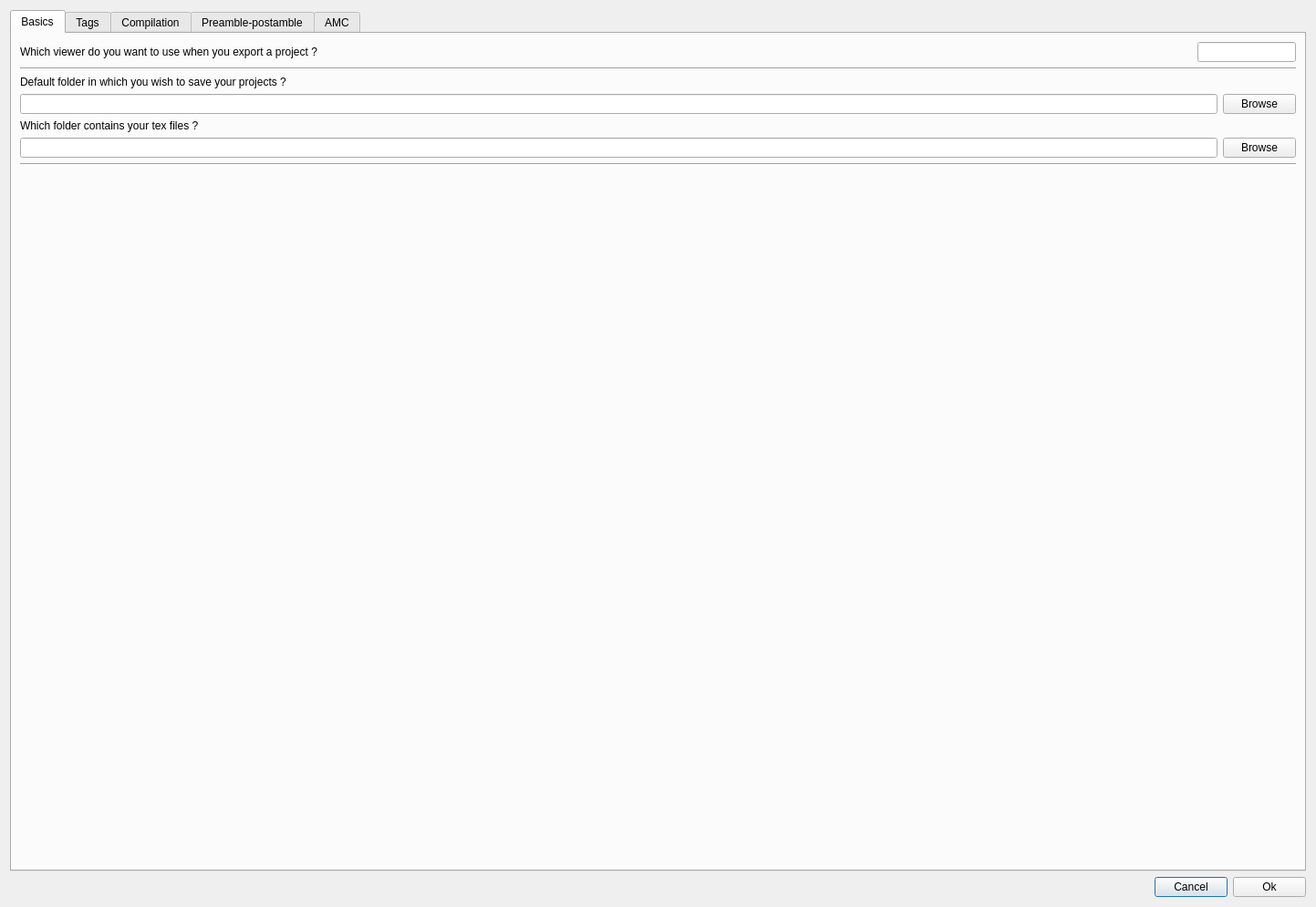
<?xml version="1.0" encoding="UTF-8"?>
<ui version="4.0">
 <class>Dialog</class>
 <widget class="QDialog" name="Dialog">
  <property name="geometry">
   <rect>
    <x>0</x>
    <y>0</y>
    <width>1443</width>
    <height>995</height>
   </rect>
  </property>
  <property name="sizePolicy">
   <sizepolicy hsizetype="Preferred" vsizetype="Preferred">
    <horstretch>0</horstretch>
    <verstretch>0</verstretch>
   </sizepolicy>
  </property>
  <property name="windowTitle">
   <string>Preferences</string>
  </property>
  <property name="windowIcon">
   <iconset resource="../../texamator/ui_files/icones.qrc">
    <normaloff>:/all/icones/TeXamator.png</normaloff>:/all/icones/TeXamator.png</iconset>
  </property>
  <layout class="QGridLayout" name="gridLayout_2">
   <property name="sizeConstraint">
    <enum>QLayout::SetNoConstraint</enum>
   </property>
   <item row="1" column="0">
    <layout class="QHBoxLayout" name="horizontalLayout_12">
     <item>
      <spacer name="horizontalSpacer">
       <property name="orientation">
        <enum>Qt::Horizontal</enum>
       </property>
       <property name="sizeHint" stdset="0">
        <size>
         <width>385</width>
         <height>20</height>
        </size>
       </property>
      </spacer>
     </item>
     <item>
      <widget class="QPushButton" name="pushButton_cancel">
       <property name="text">
        <string>Cancel</string>
       </property>
       <property name="icon">
        <iconset resource="../../texamator/ui_files/icones.qrc">
         <normaloff>:/all/icones/cancel.png</normaloff>:/all/icones/cancel.png</iconset>
       </property>
      </widget>
     </item>
     <item>
      <widget class="QPushButton" name="pushButton_ok">
       <property name="text">
        <string>Ok</string>
       </property>
       <property name="icon">
        <iconset resource="../../texamator/ui_files/icones.qrc">
         <normaloff>:/all/icones/apply.png</normaloff>:/all/icones/apply.png</iconset>
       </property>
      </widget>
     </item>
    </layout>
   </item>
   <item row="0" column="0">
    <widget class="QTabWidget" name="tabWidget">
     <property name="sizePolicy">
      <sizepolicy hsizetype="Expanding" vsizetype="Expanding">
       <horstretch>0</horstretch>
       <verstretch>0</verstretch>
      </sizepolicy>
     </property>
     <property name="currentIndex">
      <number>0</number>
     </property>
     <widget class="QWidget" name="tab1">
      <attribute name="title">
       <string>Basics</string>
      </attribute>
      <layout class="QGridLayout" name="gridLayout_3">
       <item row="0" column="0">
        <layout class="QHBoxLayout" name="horizontalLayout_8">
         <item>
          <widget class="QLabel" name="label_10">
           <property name="sizePolicy">
            <sizepolicy hsizetype="Expanding" vsizetype="Fixed">
             <horstretch>0</horstretch>
             <verstretch>0</verstretch>
            </sizepolicy>
           </property>
           <property name="text">
            <string>Which viewer do you want to use when you export a project ?</string>
           </property>
           <property name="wordWrap">
            <bool>true</bool>
           </property>
          </widget>
         </item>
         <item>
          <spacer name="horizontalSpacer_6">
           <property name="orientation">
            <enum>Qt::Horizontal</enum>
           </property>
           <property name="sizeType">
            <enum>QSizePolicy::Minimum</enum>
           </property>
           <property name="sizeHint" stdset="0">
            <size>
             <width>40</width>
             <height>20</height>
            </size>
           </property>
          </spacer>
         </item>
         <item>
          <widget class="QLineEdit" name="lineEdit_dvi_viewer">
           <property name="sizePolicy">
            <sizepolicy hsizetype="Preferred" vsizetype="Fixed">
             <horstretch>0</horstretch>
             <verstretch>0</verstretch>
            </sizepolicy>
           </property>
           <property name="text">
            <string/>
           </property>
          </widget>
         </item>
        </layout>
       </item>
       <item row="1" column="0">
        <widget class="Line" name="line">
         <property name="orientation">
          <enum>Qt::Horizontal</enum>
         </property>
        </widget>
       </item>
       <item row="2" column="0">
        <widget class="QLabel" name="label_2">
         <property name="text">
          <string>Default folder in which you wish to save your projects ?</string>
         </property>
         <property name="wordWrap">
          <bool>true</bool>
         </property>
        </widget>
       </item>
       <item row="3" column="0">
        <layout class="QHBoxLayout" name="horizontalLayout_10">
         <item>
          <widget class="QLineEdit" name="lineEdit_save_folder"/>
         </item>
         <item>
          <widget class="QPushButton" name="pushButton_parcourir_sav">
           <property name="text">
            <string>Browse</string>
           </property>
           <property name="icon">
            <iconset resource="../../texamator/ui_files/icones.qrc">
             <normaloff>:/all/icones/folder.png</normaloff>:/all/icones/folder.png</iconset>
           </property>
           <property name="iconSize">
            <size>
             <width>20</width>
             <height>20</height>
            </size>
           </property>
          </widget>
         </item>
        </layout>
       </item>
       <item row="4" column="0">
        <widget class="QLabel" name="label_4">
         <property name="text">
          <string>Which folder contains your tex files ?</string>
         </property>
         <property name="wordWrap">
          <bool>true</bool>
         </property>
        </widget>
       </item>
       <item row="5" column="0">
        <layout class="QHBoxLayout" name="horizontalLayout_11">
         <item>
          <widget class="QLineEdit" name="lineEdit_ex_folder"/>
         </item>
         <item>
          <widget class="QPushButton" name="pushButton_parcourir_tex_path">
           <property name="text">
            <string>Browse</string>
           </property>
           <property name="icon">
            <iconset resource="../../texamator/ui_files/icones.qrc">
             <normaloff>:/all/icones/folder.png</normaloff>:/all/icones/folder.png</iconset>
           </property>
           <property name="iconSize">
            <size>
             <width>20</width>
             <height>20</height>
            </size>
           </property>
          </widget>
         </item>
        </layout>
       </item>
       <item row="6" column="0">
        <widget class="Line" name="line_2">
         <property name="orientation">
          <enum>Qt::Horizontal</enum>
         </property>
        </widget>
       </item>
       <item row="7" column="0">
        <spacer name="verticalSpacer_3">
         <property name="orientation">
          <enum>Qt::Vertical</enum>
         </property>
         <property name="sizeHint" stdset="0">
          <size>
           <width>20</width>
           <height>439</height>
          </size>
         </property>
        </spacer>
       </item>
      </layout>
      <zorder>line_2</zorder>
      <zorder>line</zorder>
      <zorder>label_2</zorder>
      <zorder>label_4</zorder>
      <zorder>verticalSpacer_3</zorder>
      <zorder></zorder>
     </widget>
     <widget class="QWidget" name="tab3">
      <attribute name="title">
       <string>Tags</string>
      </attribute>
      <layout class="QGridLayout">
       <item row="0" column="0">
        <widget class="QLabel" name="label_3">
         <property name="font">
          <font>
           <pointsize>11</pointsize>
          </font>
         </property>
         <property name="text">
          <string>Set up the tags you use for your exercises</string>
         </property>
        </widget>
       </item>
       <item row="2" column="0">
        <layout class="QGridLayout">
         <item row="0" column="0">
          <widget class="QLabel" name="label_5">
           <property name="text">
            <string>What comes before an exercise ?</string>
           </property>
          </widget>
         </item>
         <item row="0" column="1">
          <widget class="QLabel" name="label_6">
           <property name="text">
            <string>What comes after ?</string>
           </property>
          </widget>
         </item>
         <item row="1" column="0">
          <widget class="QLineEdit" name="lineEdit_tag1">
           <property name="sizePolicy">
            <sizepolicy hsizetype="Expanding" vsizetype="Fixed">
             <horstretch>0</horstretch>
             <verstretch>0</verstretch>
            </sizepolicy>
           </property>
          </widget>
         </item>
         <item row="1" column="1">
          <widget class="QLineEdit" name="lineEdit_tag2">
           <property name="sizePolicy">
            <sizepolicy hsizetype="Expanding" vsizetype="Fixed">
             <horstretch>0</horstretch>
             <verstretch>0</verstretch>
            </sizepolicy>
           </property>
          </widget>
         </item>
        </layout>
       </item>
       <item row="3" column="0">
        <layout class="QHBoxLayout">
         <item>
          <widget class="QListWidget" name="listWidget"/>
         </item>
         <item>
          <layout class="QVBoxLayout">
           <item>
            <widget class="QPushButton" name="pushButton_add">
             <property name="sizePolicy">
              <sizepolicy hsizetype="Fixed" vsizetype="Fixed">
               <horstretch>0</horstretch>
               <verstretch>0</verstretch>
              </sizepolicy>
             </property>
             <property name="text">
              <string/>
             </property>
             <property name="icon">
              <iconset resource="../../texamator/ui_files/icones.qrc">
               <normaloff>:/all/icones/edit_add.png</normaloff>:/all/icones/edit_add.png</iconset>
             </property>
            </widget>
           </item>
           <item>
            <widget class="QPushButton" name="pushButton_remove">
             <property name="sizePolicy">
              <sizepolicy hsizetype="Fixed" vsizetype="Fixed">
               <horstretch>0</horstretch>
               <verstretch>0</verstretch>
              </sizepolicy>
             </property>
             <property name="text">
              <string/>
             </property>
             <property name="icon">
              <iconset resource="../../texamator/ui_files/icones.qrc">
               <normaloff>:/all/icones/edit_remove.png</normaloff>:/all/icones/edit_remove.png</iconset>
             </property>
            </widget>
           </item>
           <item>
            <spacer>
             <property name="orientation">
              <enum>Qt::Vertical</enum>
             </property>
             <property name="sizeHint" stdset="0">
              <size>
               <width>20</width>
               <height>16</height>
              </size>
             </property>
            </spacer>
           </item>
          </layout>
         </item>
        </layout>
       </item>
       <item row="1" column="0">
        <widget class="QLabel" name="label_17">
         <property name="text">
          <string>TeXamator needs to know how to extract exercises from your .tex files.</string>
         </property>
         <property name="wordWrap">
          <bool>true</bool>
         </property>
        </widget>
       </item>
      </layout>
     </widget>
     <widget class="QWidget" name="tabcomp">
      <attribute name="title">
       <string>Compilation</string>
      </attribute>
      <layout class="QGridLayout" name="gridLayout">
       <item row="0" column="0" colspan="2">
        <widget class="QLabel" name="label_7">
         <property name="sizePolicy">
          <sizepolicy hsizetype="Preferred" vsizetype="Fixed">
           <horstretch>0</horstretch>
           <verstretch>0</verstretch>
          </sizepolicy>
         </property>
         <property name="text">
          <string>Here you can set up the way LaTeX is called to preview exercises. TeXamator will try to show &quot;file.pdf&quot; after running the following commands. Help is available online here :</string>
         </property>
         <property name="textFormat">
          <enum>Qt::AutoText</enum>
         </property>
         <property name="wordWrap">
          <bool>true</bool>
         </property>
        </widget>
       </item>
       <item row="1" column="0">
        <widget class="QLabel" name="label_siteweb">
         <property name="sizePolicy">
          <sizepolicy hsizetype="Preferred" vsizetype="Fixed">
           <horstretch>0</horstretch>
           <verstretch>0</verstretch>
          </sizepolicy>
         </property>
         <property name="text">
          <string>&lt;!DOCTYPE HTML PUBLIC &quot;-//W3C//DTD HTML 4.0//EN&quot; &quot;http://www.w3.org/TR/REC-html40/strict.dtd&quot;&gt;
&lt;html&gt;&lt;head&gt;&lt;meta name=&quot;qrichtext&quot; content=&quot;1&quot; /&gt;&lt;style type=&quot;text/css&quot;&gt;
p, li { white-space: pre-wrap; }
&lt;/style&gt;&lt;/head&gt;&lt;body style=&quot; font-family:'Noto Sans'; font-size:9pt; font-weight:400; font-style:normal;&quot;&gt;
&lt;p style=&quot; margin-top:0px; margin-bottom:0px; margin-left:0px; margin-right:0px; -qt-block-indent:0; text-indent:0px;&quot;&gt;&lt;a href=&quot;http://alexisfles.ch/en&quot;&gt;&lt;span style=&quot; text-decoration: underline; color:#0000ff;&quot;&gt;http://alexisfles.ch/en&lt;/span&gt;&lt;/a&gt;&lt;/p&gt;&lt;/body&gt;&lt;/html&gt;</string>
         </property>
        </widget>
       </item>
       <item row="2" column="0" colspan="2">
        <widget class="Line" name="line_4">
         <property name="orientation">
          <enum>Qt::Horizontal</enum>
         </property>
        </widget>
       </item>
       <item row="3" column="0" colspan="2">
        <layout class="QHBoxLayout" name="horizontalLayout_4">
         <item>
          <widget class="QLabel" name="label_16">
           <property name="sizePolicy">
            <sizepolicy hsizetype="Expanding" vsizetype="Fixed">
             <horstretch>0</horstretch>
             <verstretch>0</verstretch>
            </sizepolicy>
           </property>
           <property name="text">
            <string>Select the config to use (and edit it if you want to)</string>
           </property>
          </widget>
         </item>
         <item>
          <spacer name="horizontalSpacer_5">
           <property name="orientation">
            <enum>Qt::Horizontal</enum>
           </property>
           <property name="sizeHint" stdset="0">
            <size>
             <width>40</width>
             <height>20</height>
            </size>
           </property>
          </spacer>
         </item>
         <item>
          <widget class="QComboBox" name="comboBox_compile"/>
         </item>
        </layout>
       </item>
       <item row="4" column="0" colspan="2">
        <layout class="QHBoxLayout" name="horizontalLayout_5">
         <item>
          <widget class="QLabel" name="label_19">
           <property name="sizePolicy">
            <sizepolicy hsizetype="Expanding" vsizetype="Fixed">
             <horstretch>0</horstretch>
             <verstretch>0</verstretch>
            </sizepolicy>
           </property>
           <property name="text">
            <string>If you want, you can create your own compile sequence</string>
           </property>
           <property name="wordWrap">
            <bool>true</bool>
           </property>
          </widget>
         </item>
         <item>
          <spacer name="horizontalSpacer_4">
           <property name="orientation">
            <enum>Qt::Horizontal</enum>
           </property>
           <property name="sizeType">
            <enum>QSizePolicy::Maximum</enum>
           </property>
           <property name="sizeHint" stdset="0">
            <size>
             <width>40</width>
             <height>20</height>
            </size>
           </property>
          </spacer>
         </item>
         <item>
          <widget class="QPushButton" name="pushButton_new_compile_config">
           <property name="text">
            <string>New Config</string>
           </property>
           <property name="icon">
            <iconset resource="../../texamator/ui_files/icones.qrc">
             <normaloff>:/all/icones/edit_add.png</normaloff>:/all/icones/edit_add.png</iconset>
           </property>
          </widget>
         </item>
         <item>
          <widget class="QPushButton" name="pushButton_delete_compile_config">
           <property name="text">
            <string>Delete</string>
           </property>
           <property name="icon">
            <iconset resource="../../texamator/ui_files/icones.qrc">
             <normaloff>:/all/icones/delete.png</normaloff>:/all/icones/delete.png</iconset>
           </property>
          </widget>
         </item>
        </layout>
       </item>
       <item row="5" column="0">
        <layout class="QHBoxLayout" name="horizontalLayout_13">
         <item>
          <widget class="QLabel" name="label_8">
           <property name="sizePolicy">
            <sizepolicy hsizetype="Expanding" vsizetype="Fixed">
             <horstretch>0</horstretch>
             <verstretch>0</verstretch>
            </sizepolicy>
           </property>
           <property name="text">
            <string>Write a command and click the + button to add it.</string>
           </property>
           <property name="wordWrap">
            <bool>true</bool>
           </property>
          </widget>
         </item>
        </layout>
       </item>
       <item row="6" column="0">
        <layout class="QHBoxLayout" name="horizontalLayout">
         <item>
          <layout class="QVBoxLayout" name="verticalLayout">
           <item>
            <widget class="QLineEdit" name="lineEdit_command">
             <property name="sizePolicy">
              <sizepolicy hsizetype="Expanding" vsizetype="Fixed">
               <horstretch>0</horstretch>
               <verstretch>0</verstretch>
              </sizepolicy>
             </property>
            </widget>
           </item>
           <item>
            <widget class="QListWidget" name="listWidget_comp"/>
           </item>
          </layout>
         </item>
         <item>
          <layout class="QVBoxLayout" name="verticalLayout_3">
           <item>
            <widget class="QPushButton" name="pushButton_addc">
             <property name="sizePolicy">
              <sizepolicy hsizetype="Fixed" vsizetype="Fixed">
               <horstretch>0</horstretch>
               <verstretch>0</verstretch>
              </sizepolicy>
             </property>
             <property name="text">
              <string/>
             </property>
             <property name="icon">
              <iconset resource="../../texamator/ui_files/icones.qrc">
               <normaloff>:/all/icones/edit_add.png</normaloff>:/all/icones/edit_add.png</iconset>
             </property>
            </widget>
           </item>
           <item>
            <widget class="QPushButton" name="pushButton_removec">
             <property name="sizePolicy">
              <sizepolicy hsizetype="Fixed" vsizetype="Fixed">
               <horstretch>0</horstretch>
               <verstretch>0</verstretch>
              </sizepolicy>
             </property>
             <property name="text">
              <string/>
             </property>
             <property name="icon">
              <iconset resource="../../texamator/ui_files/icones.qrc">
               <normaloff>:/all/icones/edit_remove.png</normaloff>:/all/icones/edit_remove.png</iconset>
             </property>
            </widget>
           </item>
           <item>
            <spacer name="verticalSpacer">
             <property name="orientation">
              <enum>Qt::Vertical</enum>
             </property>
             <property name="sizeHint" stdset="0">
              <size>
               <width>20</width>
               <height>40</height>
              </size>
             </property>
            </spacer>
           </item>
           <item>
            <widget class="QPushButton" name="pushButton_up">
             <property name="sizePolicy">
              <sizepolicy hsizetype="Fixed" vsizetype="Fixed">
               <horstretch>0</horstretch>
               <verstretch>0</verstretch>
              </sizepolicy>
             </property>
             <property name="text">
              <string/>
             </property>
             <property name="icon">
              <iconset resource="../../texamator/ui_files/icones.qrc">
               <normaloff>:/all/icones/up.png</normaloff>:/all/icones/up.png</iconset>
             </property>
            </widget>
           </item>
           <item>
            <widget class="QPushButton" name="pushButton_down">
             <property name="sizePolicy">
              <sizepolicy hsizetype="Fixed" vsizetype="Fixed">
               <horstretch>0</horstretch>
               <verstretch>0</verstretch>
              </sizepolicy>
             </property>
             <property name="text">
              <string/>
             </property>
             <property name="icon">
              <iconset resource="../../texamator/ui_files/icones.qrc">
               <normaloff>:/all/icones/down.png</normaloff>:/all/icones/down.png</iconset>
             </property>
            </widget>
           </item>
          </layout>
         </item>
        </layout>
       </item>
       <item row="7" column="1">
        <widget class="Line" name="line_5">
         <property name="orientation">
          <enum>Qt::Horizontal</enum>
         </property>
        </widget>
       </item>
      </layout>
     </widget>
     <widget class="QWidget" name="tabGenerate">
      <attribute name="title">
       <string>Preamble-postamble</string>
      </attribute>
      <layout class="QVBoxLayout" name="verticalLayout_6">
       <item>
        <widget class="QLabel" name="label_12">
         <property name="text">
          <string>Here, you can set up preambles and postambles used to preview exercises as well as when you click the &quot;export&quot; button.</string>
         </property>
         <property name="wordWrap">
          <bool>true</bool>
         </property>
        </widget>
       </item>
       <item>
        <layout class="QHBoxLayout" name="horizontalLayout_2">
         <item>
          <widget class="QLabel" name="label_13">
           <property name="text">
            <string>Select a config name</string>
           </property>
          </widget>
         </item>
         <item>
          <widget class="QComboBox" name="comboBox_gen">
           <property name="sizePolicy">
            <sizepolicy hsizetype="Fixed" vsizetype="Minimum">
             <horstretch>0</horstretch>
             <verstretch>0</verstretch>
            </sizepolicy>
           </property>
          </widget>
         </item>
        </layout>
       </item>
       <item>
        <layout class="QHBoxLayout" name="horizontalLayout_3">
         <item>
          <widget class="QLabel" name="label_15">
           <property name="sizePolicy">
            <sizepolicy hsizetype="Preferred" vsizetype="Preferred">
             <horstretch>0</horstretch>
             <verstretch>0</verstretch>
            </sizepolicy>
           </property>
           <property name="text">
            <string>Set here what you want to appear before your exercises</string>
           </property>
           <property name="wordWrap">
            <bool>true</bool>
           </property>
          </widget>
         </item>
         <item>
          <widget class="QPushButton" name="pushButton_newconfig">
           <property name="sizePolicy">
            <sizepolicy hsizetype="Fixed" vsizetype="Fixed">
             <horstretch>0</horstretch>
             <verstretch>0</verstretch>
            </sizepolicy>
           </property>
           <property name="text">
            <string>New Config</string>
           </property>
           <property name="icon">
            <iconset resource="../../texamator/ui_files/icones.qrc">
             <normaloff>:/all/icones/edit_add.png</normaloff>:/all/icones/edit_add.png</iconset>
           </property>
          </widget>
         </item>
         <item>
          <widget class="QPushButton" name="pushButton_delete">
           <property name="sizePolicy">
            <sizepolicy hsizetype="Fixed" vsizetype="Fixed">
             <horstretch>0</horstretch>
             <verstretch>0</verstretch>
            </sizepolicy>
           </property>
           <property name="text">
            <string>Delete</string>
           </property>
           <property name="icon">
            <iconset resource="../../texamator/ui_files/icones.qrc">
             <normaloff>:/all/icones/delete.png</normaloff>:/all/icones/delete.png</iconset>
           </property>
          </widget>
         </item>
        </layout>
       </item>
       <item>
        <widget class="Line" name="line_3">
         <property name="orientation">
          <enum>Qt::Horizontal</enum>
         </property>
        </widget>
       </item>
       <item>
        <widget class="QSplitter" name="splitter">
         <property name="orientation">
          <enum>Qt::Vertical</enum>
         </property>
         <property name="handleWidth">
          <number>6</number>
         </property>
         <widget class="QTextEdit" name="textEdit_generate">
          <property name="sizePolicy">
           <sizepolicy hsizetype="Expanding" vsizetype="Expanding">
            <horstretch>0</horstretch>
            <verstretch>0</verstretch>
           </sizepolicy>
          </property>
          <property name="minimumSize">
           <size>
            <width>0</width>
            <height>120</height>
           </size>
          </property>
         </widget>
         <widget class="QWidget" name="layoutWidget">
          <layout class="QVBoxLayout" name="verticalLayout_5">
           <property name="margin">
            <number>0</number>
           </property>
           <item>
            <widget class="QLabel" name="label_20">
             <property name="text">
              <string>Set here what you want to appear after your exercises</string>
             </property>
            </widget>
           </item>
           <item>
            <widget class="QTextEdit" name="textEdit_generate_footer">
             <property name="minimumSize">
              <size>
               <width>0</width>
               <height>120</height>
              </size>
             </property>
            </widget>
           </item>
          </layout>
         </widget>
        </widget>
       </item>
      </layout>
     </widget>
     <widget class="QWidget" name="tabAMC">
      <attribute name="title">
       <string>AMC</string>
      </attribute>
      <layout class="QVBoxLayout" name="verticalLayout_2">
       <item>
        <widget class="QLabel" name="label">
         <property name="text">
          <string>TeXamator can help you build multiple choices tests with AMC :</string>
         </property>
         <property name="wordWrap">
          <bool>true</bool>
         </property>
        </widget>
       </item>
       <item>
        <widget class="QLabel" name="label_siteweb_3">
         <property name="sizePolicy">
          <sizepolicy hsizetype="Preferred" vsizetype="Fixed">
           <horstretch>0</horstretch>
           <verstretch>0</verstretch>
          </sizepolicy>
         </property>
         <property name="text">
          <string>&lt;!DOCTYPE HTML PUBLIC &quot;-//W3C//DTD HTML 4.0//EN&quot; &quot;http://www.w3.org/TR/REC-html40/strict.dtd&quot;&gt;
&lt;html&gt;&lt;head&gt;&lt;meta name=&quot;qrichtext&quot; content=&quot;1&quot; /&gt;&lt;style type=&quot;text/css&quot;&gt;
p, li { white-space: pre-wrap; }
&lt;/style&gt;&lt;/head&gt;&lt;body style=&quot; font-family:'Noto Sans'; font-size:9pt; font-weight:400; font-style:normal;&quot;&gt;
&lt;p style=&quot; margin-top:0px; margin-bottom:0px; margin-left:0px; margin-right:0px; -qt-block-indent:0; text-indent:0px;&quot;&gt;&lt;a href=&quot;http://home.gna.org/auto-qcm/&quot;&gt;&lt;span style=&quot; text-decoration: underline; color:#0000ff;&quot;&gt;http://home.gna.org/auto-qcm/&lt;/span&gt;&lt;/a&gt;&lt;/p&gt;&lt;/body&gt;&lt;/html&gt;</string>
         </property>
        </widget>
       </item>
       <item>
        <widget class="QLabel" name="label_23">
         <property name="text">
          <string>For more information, especially on how to configure this tab and make AMC compatible with TeXamator, please visit :</string>
         </property>
         <property name="wordWrap">
          <bool>true</bool>
         </property>
        </widget>
       </item>
       <item>
        <widget class="QLabel" name="label_siteweb_2">
         <property name="sizePolicy">
          <sizepolicy hsizetype="Preferred" vsizetype="Fixed">
           <horstretch>0</horstretch>
           <verstretch>0</verstretch>
          </sizepolicy>
         </property>
         <property name="text">
          <string>&lt;!DOCTYPE HTML PUBLIC &quot;-//W3C//DTD HTML 4.0//EN&quot; &quot;http://www.w3.org/TR/REC-html40/strict.dtd&quot;&gt;
&lt;html&gt;&lt;head&gt;&lt;meta name=&quot;qrichtext&quot; content=&quot;1&quot; /&gt;&lt;style type=&quot;text/css&quot;&gt;
p, li { white-space: pre-wrap; }
&lt;/style&gt;&lt;/head&gt;&lt;body style=&quot; font-family:'Noto Sans'; font-size:9pt; font-weight:400; font-style:normal;&quot;&gt;
&lt;p style=&quot; margin-top:0px; margin-bottom:0px; margin-left:0px; margin-right:0px; -qt-block-indent:0; text-indent:0px;&quot;&gt;&lt;a href=&quot;http://alexisfles.ch/en&quot;&gt;&lt;span style=&quot; text-decoration: underline; color:#0000ff;&quot;&gt;http://alexisfles.ch/en&lt;/span&gt;&lt;/a&gt;&lt;/p&gt;&lt;/body&gt;&lt;/html&gt;</string>
         </property>
        </widget>
       </item>
       <item>
        <widget class="Line" name="line_6">
         <property name="orientation">
          <enum>Qt::Horizontal</enum>
         </property>
        </widget>
       </item>
       <item>
        <layout class="QHBoxLayout" name="horizontalLayout_6">
         <item>
          <widget class="QLabel" name="label_9">
           <property name="text">
            <string>Do you want to enable this feature ?</string>
           </property>
          </widget>
         </item>
         <item>
          <spacer name="horizontalSpacer_7">
           <property name="orientation">
            <enum>Qt::Horizontal</enum>
           </property>
           <property name="sizeHint" stdset="0">
            <size>
             <width>40</width>
             <height>20</height>
            </size>
           </property>
          </spacer>
         </item>
         <item>
          <widget class="QRadioButton" name="radioButtonAMCYes">
           <property name="text">
            <string>Yes</string>
           </property>
           <property name="checked">
            <bool>false</bool>
           </property>
          </widget>
         </item>
         <item>
          <widget class="QRadioButton" name="radioButtonAMCNo">
           <property name="text">
            <string>No</string>
           </property>
           <property name="checked">
            <bool>true</bool>
           </property>
          </widget>
         </item>
        </layout>
       </item>
       <item>
        <layout class="QHBoxLayout" name="horizontalLayout_7">
         <item>
          <widget class="QLabel" name="label_21">
           <property name="text">
            <string>What is the name of the corresponding environment?</string>
           </property>
          </widget>
         </item>
         <item>
          <spacer name="horizontalSpacer_8">
           <property name="orientation">
            <enum>Qt::Horizontal</enum>
           </property>
           <property name="sizeHint" stdset="0">
            <size>
             <width>40</width>
             <height>20</height>
            </size>
           </property>
          </spacer>
         </item>
         <item>
          <widget class="QLineEdit" name="lineEditAMCEnv">
           <property name="text">
            <string>qcm</string>
           </property>
          </widget>
         </item>
        </layout>
       </item>
       <item>
        <widget class="Line" name="line_7">
         <property name="orientation">
          <enum>Qt::Horizontal</enum>
         </property>
        </widget>
       </item>
       <item>
        <widget class="QLabel" name="label_24">
         <property name="text">
          <string>When you will export your project, TeXamator will write the \copygroup and \shufflegroup stuff for you. TeXamator will replace a text of your choice with these LaTeX macros. This text should appear in at least one of your configs in the &quot;Preamble-postamble&quot; tab.</string>
         </property>
         <property name="wordWrap">
          <bool>true</bool>
         </property>
        </widget>
       </item>
       <item>
        <layout class="QHBoxLayout" name="horizontalLayout_9">
         <item>
          <widget class="QLabel" name="label_25">
           <property name="text">
            <string>What text do you want to use ? </string>
           </property>
          </widget>
         </item>
         <item>
          <spacer name="horizontalSpacer_9">
           <property name="orientation">
            <enum>Qt::Horizontal</enum>
           </property>
           <property name="sizeHint" stdset="0">
            <size>
             <width>40</width>
             <height>20</height>
            </size>
           </property>
          </spacer>
         </item>
         <item>
          <widget class="QLineEdit" name="lineEditAMCText">
           <property name="text">
            <string>%AMC-stuff</string>
           </property>
          </widget>
         </item>
        </layout>
       </item>
       <item>
        <spacer name="verticalSpacer_2">
         <property name="orientation">
          <enum>Qt::Vertical</enum>
         </property>
         <property name="sizeHint" stdset="0">
          <size>
           <width>20</width>
           <height>429</height>
          </size>
         </property>
        </spacer>
       </item>
      </layout>
     </widget>
    </widget>
   </item>
  </layout>
 </widget>
 <resources>
  <include location="../../texamator/ui_files/icones.qrc"/>
 </resources>
 <connections>
  <connection>
   <sender>pushButton_ok</sender>
   <signal>clicked()</signal>
   <receiver>Dialog</receiver>
   <slot>accept()</slot>
   <hints>
    <hint type="sourcelabel">
     <x>1433</x>
     <y>984</y>
    </hint>
    <hint type="destinationlabel">
     <x>522</x>
     <y>359</y>
    </hint>
   </hints>
  </connection>
  <connection>
   <sender>pushButton_cancel</sender>
   <signal>clicked()</signal>
   <receiver>Dialog</receiver>
   <slot>reject()</slot>
   <hints>
    <hint type="sourcelabel">
     <x>1342</x>
     <y>984</y>
    </hint>
    <hint type="destinationlabel">
     <x>361</x>
     <y>335</y>
    </hint>
   </hints>
  </connection>
 </connections>
</ui>
